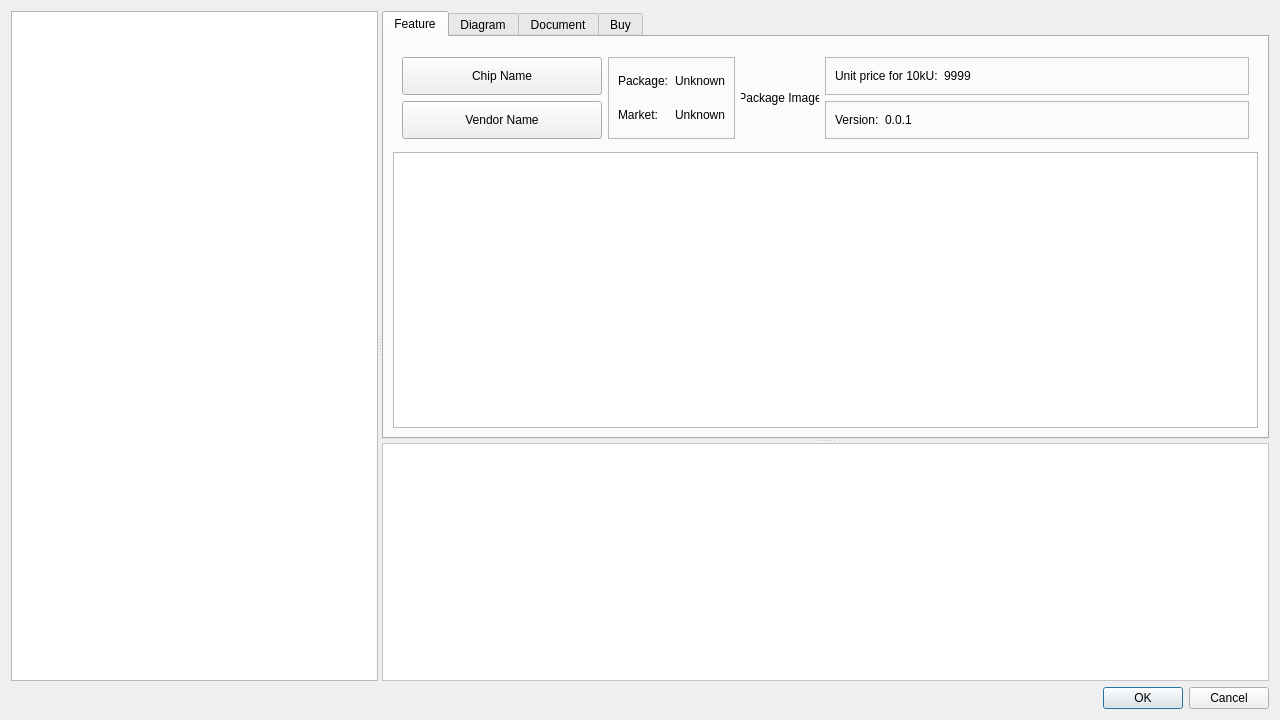
<?xml version="1.0" encoding="UTF-8"?>
<ui version="4.0">
 <class>dialogChooseChip</class>
 <widget class="QDialog" name="dialogChooseChip">
  <property name="geometry">
   <rect>
    <x>0</x>
    <y>0</y>
    <width>1280</width>
    <height>720</height>
   </rect>
  </property>
  <property name="windowTitle">
   <string>New project from Chip</string>
  </property>
  <layout class="QGridLayout" name="gridLayout_3">
   <item row="0" column="0">
    <widget class="QSplitter" name="splitter_2">
     <property name="orientation">
      <enum>Qt::Horizontal</enum>
     </property>
     <widget class="QTreeView" name="treeViewChipFilter">
      <property name="sizePolicy">
       <sizepolicy hsizetype="Fixed" vsizetype="Expanding">
        <horstretch>0</horstretch>
        <verstretch>0</verstretch>
       </sizepolicy>
      </property>
     </widget>
     <widget class="QSplitter" name="splitter">
      <property name="orientation">
       <enum>Qt::Vertical</enum>
      </property>
      <widget class="QTabWidget" name="tabwidget">
       <property name="currentIndex">
        <number>0</number>
       </property>
       <widget class="QWidget" name="tabFeature">
        <attribute name="title">
         <string>Feature</string>
        </attribute>
        <layout class="QGridLayout" name="gridLayout_7">
         <item row="0" column="0">
          <widget class="QFrame" name="frame_2">
           <property name="minimumSize">
            <size>
             <width>0</width>
             <height>100</height>
            </size>
           </property>
           <property name="maximumSize">
            <size>
             <width>16777215</width>
             <height>96</height>
            </size>
           </property>
           <property name="frameShape">
            <enum>QFrame::NoFrame</enum>
           </property>
           <property name="frameShadow">
            <enum>QFrame::Raised</enum>
           </property>
           <layout class="QGridLayout" name="gridLayout_6" rowstretch="1,1,0">
            <item row="0" column="0">
             <widget class="QPushButton" name="pushButtonName">
              <property name="sizePolicy">
               <sizepolicy hsizetype="Preferred" vsizetype="Preferred">
                <horstretch>0</horstretch>
                <verstretch>0</verstretch>
               </sizepolicy>
              </property>
              <property name="minimumSize">
               <size>
                <width>200</width>
                <height>36</height>
               </size>
              </property>
              <property name="text">
               <string>Chip Name</string>
              </property>
             </widget>
            </item>
            <item row="0" column="2" rowspan="3">
             <widget class="QLabel" name="labelPackageImage">
              <property name="enabled">
               <bool>true</bool>
              </property>
              <property name="sizePolicy">
               <sizepolicy hsizetype="Preferred" vsizetype="Preferred">
                <horstretch>0</horstretch>
                <verstretch>0</verstretch>
               </sizepolicy>
              </property>
              <property name="minimumSize">
               <size>
                <width>0</width>
                <height>0</height>
               </size>
              </property>
              <property name="maximumSize">
               <size>
                <width>78</width>
                <height>78</height>
               </size>
              </property>
              <property name="sizeIncrement">
               <size>
                <width>0</width>
                <height>0</height>
               </size>
              </property>
              <property name="baseSize">
               <size>
                <width>0</width>
                <height>0</height>
               </size>
              </property>
              <property name="text">
               <string>Package Image</string>
              </property>
              <property name="scaledContents">
               <bool>true</bool>
              </property>
              <property name="alignment">
               <set>Qt::AlignCenter</set>
              </property>
             </widget>
            </item>
            <item row="0" column="3">
             <widget class="QFrame" name="frame_3">
              <property name="sizePolicy">
               <sizepolicy hsizetype="Expanding" vsizetype="Preferred">
                <horstretch>0</horstretch>
                <verstretch>0</verstretch>
               </sizepolicy>
              </property>
              <property name="frameShape">
               <enum>QFrame::StyledPanel</enum>
              </property>
              <property name="frameShadow">
               <enum>QFrame::Raised</enum>
              </property>
              <layout class="QGridLayout" name="gridLayout_2">
               <property name="topMargin">
                <number>0</number>
               </property>
               <property name="bottomMargin">
                <number>0</number>
               </property>
               <item row="0" column="0">
                <widget class="QLabel" name="label_4">
                 <property name="text">
                  <string>Unit price for 10kU:</string>
                 </property>
                </widget>
               </item>
               <item row="0" column="1">
                <widget class="QLabel" name="labelPrice">
                 <property name="sizePolicy">
                  <sizepolicy hsizetype="Expanding" vsizetype="Preferred">
                   <horstretch>0</horstretch>
                   <verstretch>0</verstretch>
                  </sizepolicy>
                 </property>
                 <property name="text">
                  <string notr="true">9999</string>
                 </property>
                </widget>
               </item>
              </layout>
             </widget>
            </item>
            <item row="1" column="3" rowspan="2">
             <widget class="QFrame" name="frame_4">
              <property name="sizePolicy">
               <sizepolicy hsizetype="Expanding" vsizetype="Preferred">
                <horstretch>0</horstretch>
                <verstretch>0</verstretch>
               </sizepolicy>
              </property>
              <property name="frameShape">
               <enum>QFrame::StyledPanel</enum>
              </property>
              <property name="frameShadow">
               <enum>QFrame::Raised</enum>
              </property>
              <layout class="QGridLayout" name="gridLayout_4">
               <property name="topMargin">
                <number>0</number>
               </property>
               <property name="bottomMargin">
                <number>0</number>
               </property>
               <item row="0" column="0">
                <widget class="QLabel" name="label_6">
                 <property name="text">
                  <string>Version:</string>
                 </property>
                </widget>
               </item>
               <item row="0" column="1">
                <widget class="QLabel" name="labelVersions">
                 <property name="sizePolicy">
                  <sizepolicy hsizetype="Expanding" vsizetype="Preferred">
                   <horstretch>0</horstretch>
                   <verstretch>0</verstretch>
                  </sizepolicy>
                 </property>
                 <property name="text">
                  <string notr="true">0.0.1</string>
                 </property>
                </widget>
               </item>
              </layout>
             </widget>
            </item>
            <item row="0" column="1" rowspan="3">
             <widget class="QFrame" name="frame_5">
              <property name="sizePolicy">
               <sizepolicy hsizetype="Fixed" vsizetype="Preferred">
                <horstretch>0</horstretch>
                <verstretch>0</verstretch>
               </sizepolicy>
              </property>
              <property name="frameShape">
               <enum>QFrame::StyledPanel</enum>
              </property>
              <property name="frameShadow">
               <enum>QFrame::Raised</enum>
              </property>
              <layout class="QGridLayout" name="gridLayout_5">
               <item row="2" column="1">
                <widget class="QLabel" name="labelMarketStatus">
                 <property name="sizePolicy">
                  <sizepolicy hsizetype="Minimum" vsizetype="Preferred">
                   <horstretch>0</horstretch>
                   <verstretch>0</verstretch>
                  </sizepolicy>
                 </property>
                 <property name="text">
                  <string>Unknown</string>
                 </property>
                </widget>
               </item>
               <item row="0" column="1">
                <widget class="QLabel" name="labelPackage">
                 <property name="text">
                  <string>Unknown</string>
                 </property>
                </widget>
               </item>
               <item row="2" column="0">
                <widget class="QLabel" name="label_2">
                 <property name="sizePolicy">
                  <sizepolicy hsizetype="Minimum" vsizetype="Preferred">
                   <horstretch>0</horstretch>
                   <verstretch>0</verstretch>
                  </sizepolicy>
                 </property>
                 <property name="text">
                  <string>Market:</string>
                 </property>
                </widget>
               </item>
               <item row="0" column="0">
                <widget class="QLabel" name="label_8">
                 <property name="text">
                  <string>Package:</string>
                 </property>
                </widget>
               </item>
              </layout>
             </widget>
            </item>
            <item row="1" column="0" rowspan="2">
             <widget class="QPushButton" name="pushButtonVendor">
              <property name="sizePolicy">
               <sizepolicy hsizetype="Preferred" vsizetype="Preferred">
                <horstretch>0</horstretch>
                <verstretch>0</verstretch>
               </sizepolicy>
              </property>
              <property name="minimumSize">
               <size>
                <width>0</width>
                <height>36</height>
               </size>
              </property>
              <property name="text">
               <string>Vendor Name</string>
              </property>
             </widget>
            </item>
           </layout>
          </widget>
         </item>
         <item row="1" column="0">
          <widget class="QTextBrowser" name="textBrowserReadme">
           <property name="font">
            <font>
             <family>JetBrains Mono</family>
            </font>
           </property>
           <property name="openExternalLinks">
            <bool>true</bool>
           </property>
           <property name="openLinks">
            <bool>true</bool>
           </property>
          </widget>
         </item>
        </layout>
       </widget>
       <widget class="QWidget" name="tabDiagram">
        <attribute name="title">
         <string>Diagram</string>
        </attribute>
       </widget>
       <widget class="QWidget" name="tabDocument">
        <attribute name="title">
         <string>Document</string>
        </attribute>
       </widget>
       <widget class="QWidget" name="tabBuy">
        <attribute name="title">
         <string>Buy</string>
        </attribute>
       </widget>
      </widget>
      <widget class="QWidget" name="widget" native="true">
       <property name="styleSheet">
        <string notr="true">background-color: rgb(255, 255, 255);</string>
       </property>
       <layout class="QGridLayout" name="gridLayout">
        <item row="0" column="0">
         <widget class="QTableView" name="tableViewChipInfos">
          <attribute name="horizontalHeaderHighlightSections">
           <bool>false</bool>
          </attribute>
          <attribute name="verticalHeaderHighlightSections">
           <bool>false</bool>
          </attribute>
         </widget>
        </item>
       </layout>
      </widget>
     </widget>
    </widget>
   </item>
   <item row="1" column="0">
    <widget class="QDialogButtonBox" name="dialogButtonBox">
     <property name="orientation">
      <enum>Qt::Horizontal</enum>
     </property>
     <property name="standardButtons">
      <set>QDialogButtonBox::Cancel|QDialogButtonBox::Ok</set>
     </property>
    </widget>
   </item>
  </layout>
 </widget>
 <resources/>
 <connections/>
</ui>
